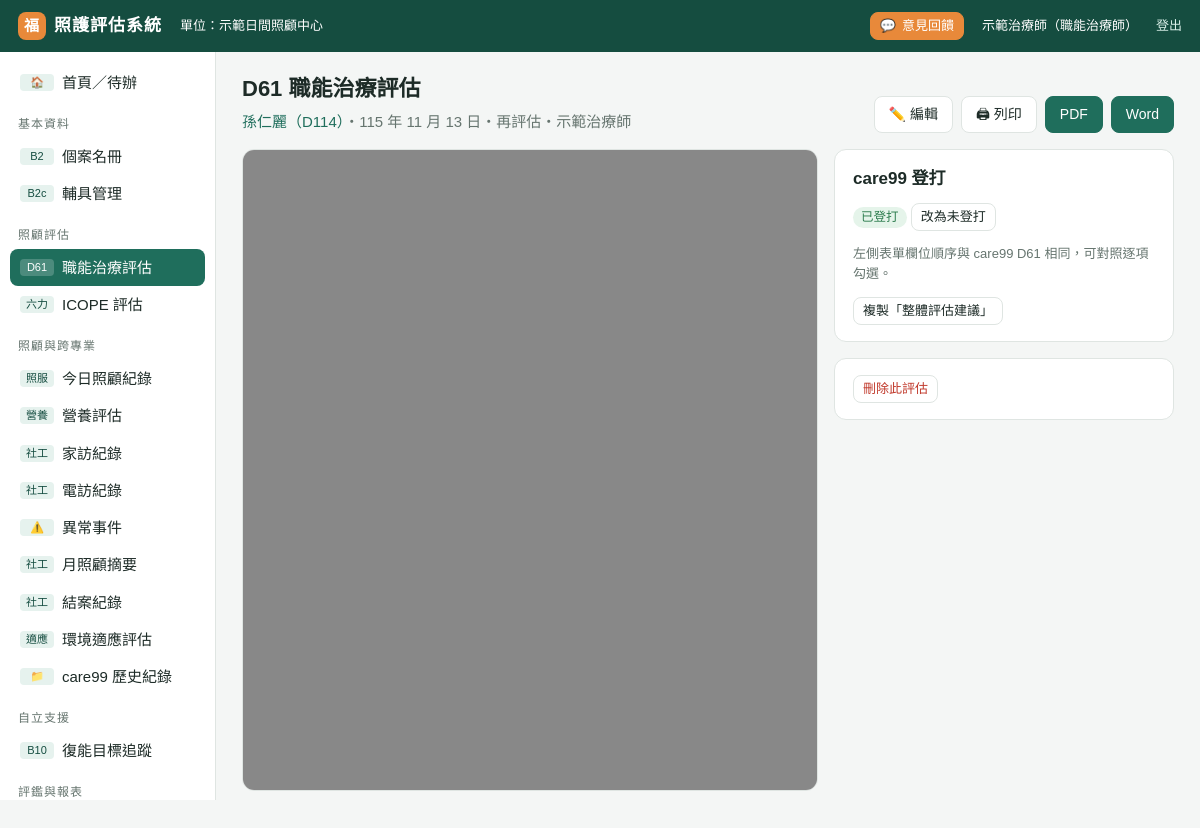
/a/43 (signed in), run on the app's committed database.
### tables this page shows
CREATE TABLE settings (key TEXT PRIMARY KEY, value TEXT);

CREATE TABLE assessments (id INTEGER PRIMARY KEY, client_id INTEGER, type TEXT, date TEXT,
  assessor TEXT, kind TEXT, data TEXT, summary TEXT, note TEXT, next_due TEXT, keyed INTEGER DEFAULT 0,
  created TEXT, updated TEXT, source_id TEXT);

### app.py (the view)
@app.route("/a/<int:aid>")
@login_required
def assess_view(aid):
    a = get_assess(aid)
    c = get_client(a["client_id"])
    c["age"] = age_at(c.get("birth"), a["date"])
    prev = None
    if a["type"] == "D61":
        older = [x for x in client_assess(c["id"], ["D61"]) if (x["date"], x["id"]) < (a["date"], a["id"])]
        prev = older[0] if older else None
    return render_template("assess_view.html", a=a, c=c, prev=prev,
                           changes=S.compare_d61(prev["data"], a["data"]) if prev else [],
                           judge=S.icope_auto(a["data"]) if a["type"] == "ICOPE" else None)

### app.py (called while the page is built)
def db():
    if "db" not in g:
        g.db = sqlite3.connect(DB_PATH)
        g.db.row_factory = sqlite3.Row
        g.db.execute("PRAGMA foreign_keys=ON")
    return g.db

@app.teardown_appcontext
def _close(_):
    d = g.pop("db", None)
    if d is not None:
        d.close()

def setting(key):
    r = db().execute("SELECT value FROM settings WHERE key=?", (key,)).fetchone()
    return r["value"] if r else DEFAULT_SETTINGS.get(key, "")

def to_date(s):
    if not s:
        return None
    if isinstance(s, (date, datetime)):
        return s if isinstance(s, date) and not isinstance(s, datetime) else s.date()
    s = str(s).strip().replace(".", "/").replace("-", "/")
    parts = s.split("/")
    try:
        y, m, d = (int(p) for p in parts[:3])
    except ValueError:
        return None
    if y < 1000:
        y += 1911
    try:
        return date(y, m, d)
    except ValueError:
        return None

def roc(s, sep="/"):
    d = to_date(s)
    return f"{d.year - 1911}{sep}{d.month:02d}{sep}{d.day:02d}" if d else ""

def roc_long(s):
    d = to_date(s)
    return f"{d.year - 1911} 年 {d.month} 月 {d.day} 日" if d else "　　 年　 月　 日"

def age_at(birth, on=None):
    b = to_date(birth)
    if not b:
        return None
    on = to_date(on) or date.today()
    return on.year - b.year - ((on.month, on.day) < (b.month, b.day))

def client_dict(row, on=None):
    c = dict(row)
    c["age"] = age_at(c.get("birth"), on)
    c["label"] = f"{c['name']}（{c['case_no']}）" if c.get("case_no") else c["name"]
    return c

def get_client(cid):
    r = db().execute("SELECT * FROM clients WHERE id=?", (cid,)).fetchone()
    if not r:
        abort(404)
    return client_dict(r)

def assess_dict(row):
    a = dict(row)
    a["data"] = json.loads(a["data"] or "{}")
    return a

def get_assess(aid):
    r = db().execute("SELECT * FROM assessments WHERE id=?", (aid,)).fetchone()
    if not r:
        abort(404)
    return assess_dict(r)

def client_assess(cid, types=None):
    q = "SELECT * FROM assessments WHERE client_id=?"
    args = [cid]
    if types:
        q += " AND type IN (%s)" % ",".join("?" * len(types))
        args += list(types)
    rows = [assess_dict(r) for r in db().execute(q + " ORDER BY date DESC, id DESC", args)]
    real = {(a["type"], a["date"]) for a in rows if "HIST" not in a["type"]}
    return [a for a in rows if not ("HIST" in a["type"] and (a["type"].replace("_HIST", ""), a["date"]) in real)]

### templates/assess_view.html (shortened to what this page needs)
{% extends "base.html" %}
{% block body %}
<div class="pagehead">
  <div><h1>{{ 'D61 職能治療評估' if a.type=='D61' else '六力 ICOPE 評估' }}</h1>
  <div class="muted"><a href="{{ url_for('client_view', cid=c.id) }}">{{ c.label }}</a>・{{ a.date|roc_long }}・{{ a.kind }}・{{ a.assessor }}</div></div>
  <div class="btns">
    <a class="btn" href="{{ url_for('assess_edit', typ=a.type|lower, aid=a.id) }}">✏️ 編輯</a>
    <a class="btn" href="{{ url_for('print_assess', aid=a.id) }}" target="_blank">🖨 列印</a>
    <a class="btn pri" href="{{ url_for('export_assess', aid=a.id, fmt='pdf') }}">PDF</a>
    <a class="btn pri" href="{{ url_for('export_assess', aid=a.id, fmt='docx') }}">Word</a>
  </div>
</div>
<div class="grid view-grid">
<div class="card frame-card hide-m" style="padding:0;overflow:hidden"><iframe src="{{ url_for('print_assess', aid=a.id) }}" class="preview"></iframe></div>
<div>
  {% if a.type=='D61' %}
  <div class="card">
    <h2>care99 登打</h2>
    <form method="post" action="{{ url_for('assess_keyed', aid=a.id) }}">
      {% if a.keyed %}<span class="b ok">已登打</span> <button class="btn sm">改為未登打</button>
      {% else %}<span class="b warn">尚未登打</span> <button class="btn sm pri">標記為已登打</button>{% endif %}
    </form>
    <p class="small muted">左側表單欄位順序與 care99 D61 相同，可對照逐項勾選。</p>
    <button class="btn sm" onclick="navigator.clipboard.writeText(document.getElementById('sm').textContent);this.textContent='已複製 ✓'">複製「整體評估建議」</button>
  </div>
  {% endif %}
  <div class="card"><form method="post" action="{{ url_for('assess_delete', aid=a.id) }}" onsubmit="return confirm('確定刪除這筆評估？刪除後無法復原（每日自動備份可找回）。')">
    <button class="btn sm danger">刪除此評估</button></form></div>
</div>
</div>
{% endblock %}

### templates/base.html (shortened to what this page needs)
<!doctype html>
<html lang="zh-Hant">
<head>
<link rel="stylesheet" href="{{ url_for('static', filename='app.css', v=css_ver()) }}">
</head>
<body>
{% set ep = request.endpoint %}
{% set typ = (request.view_args or {}).get('typ', '')|lower %}
<div class="top">
  <a class="logo" href="{{ url_for('home') }}"><i>福</i><span>照護評估系統</span></a>
  <span class="small hide-m">單位：{{ center }}</span>
  <a class="btn sm acc fb-btn" href="{{ url_for('feedback', page=request.path) }}">💬<span class="hide-m"> 意見回饋</span></a>
  <span class="small hide-m">{{ me.name }}{% if me.title %}（{{ me.title }}）{% endif %}</span>
  <a class="small hide-m" href="{{ url_for('logout') }}">登出</a>
</div>
<div class="wrap">
<nav class="side">
  <a href="{{ url_for('home') }}" class="{{ 'on' if ep=='home' }}"><code>🏠</code><span>首頁／待辦</span></a>
  <div class="grp">基本資料</div>
  <a href="{{ url_for('clients') }}" class="{{ 'on' if ep in ('clients','client_view','client_edit') }}"><code>B2</code><span>個案名冊</span></a>
  <a href="{{ url_for('aids') }}" class="{{ 'on' if ep=='aids' }}"><code>B2c</code><span>輔具管理</span></a>
  <div class="grp">照顧評估</div>
  <a href="{{ url_for('assess_list', typ='d61') }}" class="{{ 'on' if typ=='d61' or (ep=='assess_view' and a and a.type=='D61') }}"><code>D61</code><span>職能治療評估</span></a>
  <a href="{{ url_for('assess_list', typ='icope') }}" class="{{ 'on' if typ=='icope' or (ep=='assess_view' and a and a.type=='ICOPE') }}"><code>六力</code><span>ICOPE 評估</span></a>
  <div class="grp">照顧與跨專業</div>
  <a href="{{ url_for('daily') }}" class="{{ 'on' if ep=='daily' }}"><code>照服</code><span>今日照顧紀錄</span></a>
  <a href="{{ url_for('records_list', module='MNA') }}" class="{{ 'on' if ep in ('nutri_form',) or (ep in ('records_list','record_view') and (request.view_args or {}).get('module')=='MNA') }}"><code>營養</code><span>營養評估</span></a>
  <a href="{{ url_for('records_list', module='HV') }}" class="{{ 'on' if ep=='hv_form' or (ep in ('records_list','record_view') and (request.view_args or {}).get('module')=='HV') }}"><code>社工</code><span>家訪紀錄</span></a>
  <a href="{{ url_for('records_list', module='PC') }}" class="{{ 'on' if (ep in ('simple_form','pc_batch') and (request.view_args or {}).get('mod','PC')=='PC') or (ep in ('records_list','record_view') and (request.view_args or {}).get('module')=='PC') }}"><code>社工</code><span>電訪紀錄</span></a>
  <a href="{{ url_for('records_list', module='IR') }}" class="{{ 'on' if (ep=='simple_form' and (request.view_args or {}).get('mod')=='IR') or (ep in ('records_list','record_view') and (request.view_args or {}).get('module')=='IR') }}"><code>⚠️</code><span>異常事件</span></a>
  <a href="{{ url_for('records_list', module='MS') }}" class="{{ 'on' if (ep=='simple_form' and (request.view_args or {}).get('mod')=='MS') or (ep in ('records_list','record_view') and (request.view_args or {}).get('module')=='MS') }}"><code>社工</code><span>月照顧摘要</span></a>
  <a href="{{ url_for('records_list', module='CL') }}" class="{{ 'on' if (ep=='simple_form' and (request.view_args or {}).get('mod')=='CL') or (ep in ('records_list','record_view') and (request.view_args or {}).get('module')=='CL') }}"><code>社工</code><span>結案紀錄</span></a>
  <a href="{{ url_for('records_list', module='EA') }}" class="{{ 'on' if (ep=='simple_form' and (request.view_args or {}).get('mod')=='EA') or (ep in ('records_list','record_view') and (request.view_args or {}).get('module')=='EA') }}"><code>適應</code><span>環境適應評估</span></a>
  <a href="{{ url_for('records_index') }}" class="{{ 'on' if ep=='records_index' or (ep in ('records_list','record_view') and (request.view_args or {}).get('module') not in ('MNA','HV','PC','IR','MS','CL','EA')) }}"><code>📁</code><span>care99 歷史紀錄</span></a>
  <div class="grp">自立支援</div>
  <a href="{{ url_for('goals') }}" class="{{ 'on' if ep in ('goals','goals_from_icope') }}"><code>B10</code><span>復能目標追蹤</span></a>
  <div class="grp">評鑑與報表</div>
</nav>
<main>
  {% block body %}{% endblock %}
</main>
</div>
</body>
</html>

### static/app.css (style rules this page uses)
:root { --brand: #1f6e5c; --brand-d: #154d40; --brand-l: #e6f2ee; --accent: #e8893a; --bg: #f4f6f5; --card: #fff; --line: #dfe5e2; --text: #1d2b27; --muted: #66756f; --bad: #c0392b; --bad-l: #fbe9e7; --warn: #b7791f; --warn-l: #fff4d6; --info: #2563a8; --info-l: #e3eefb; --ok: #2e7d4f; --ok-l: #e5f4ea; }
* { box-sizing: border-box; }
html, body { margin: 0; }
body { font-family: "PingFang TC", "Microsoft JhengHei", "Heiti TC", sans-serif; background: var(--bg); color: var(--text); font-size: 15px; line-height: 1.55; }
a { color: var(--brand); text-decoration: none; }
h1 { font-size: 22px; margin: 0 0 4px; }
h2 { font-size: 17px; margin: 0 0 10px; }
.muted { color: var(--muted); }
.small { font-size: 13px; }
.top { position: sticky; top: 0; z-index: 20; height: 52px; background: var(--brand-d); color: #fff; display: flex; align-items: center; padding: 0 18px; gap: 18px; }
.top .logo { font-weight: 700; font-size: 17px; letter-spacing: 1px; display: flex; align-items: center; gap: 8px; }
.top .logo i { width: 28px; height: 28px; border-radius: 8px; background: var(--accent); display: inline-grid; place-items: center; font-style: normal; font-size: 15px; }
.top a { color: #d9efe8; }
.wrap { display: flex; min-height: calc(100vh - 52px); }
nav.side { width: 216px; flex: none; background: #fff; border-right: 1px solid var(--line); padding: 12px 10px 40px; position: sticky; top: 52px; height: calc(100vh - 52px); overflow: auto; }
nav.side .grp { font-size: 12px; color: var(--muted); margin: 14px 8px 4px; letter-spacing: 1px; }
nav.side a { display: flex; gap: 8px; align-items: center; padding: 7px 10px; border-radius: 8px; color: var(--text); }
nav.side a.on { background: var(--brand); color: #fff; }
nav.side a code { min-width: 34px; text-align: center; font-size: 11px; background: var(--brand-l); color: var(--brand-d); padding: 0 5px; border-radius: 4px; font-family: inherit; }
nav.side a.on code { background: rgba(255,255,255,.2); color: #fff; }
main { flex: 1; padding: 20px 26px 60px; min-width: 0; }
.pagehead { display: flex; align-items: flex-end; gap: 12px; margin-bottom: 16px; flex-wrap: wrap; }
.card { background: var(--card); border: 1px solid var(--line); border-radius: 12px; padding: 16px 18px; margin-bottom: 16px; }
.grid { display: grid; gap: 16px; }
.b { display: inline-block; padding: 1px 8px; border-radius: 20px; font-size: 12.5px; white-space: nowrap; background: #eef1f0; color: #42514c; }
.b.ok, .b.正常, .b.進步, .b.無異常 { background: var(--ok-l); color: var(--ok); }
.btn { display: inline-flex; align-items: center; gap: 6px; padding: 7px 14px; border-radius: 8px; border: 1px solid var(--line); background: #fff; color: var(--text); cursor: pointer; font: inherit; font-size: 14px; white-space: nowrap; }
.btn.pri { background: var(--brand); color: #fff; border-color: var(--brand); }
.btn.acc { background: var(--accent); color: #fff; border-color: var(--accent); }
.btn.sm { padding: 3px 9px; font-size: 13px; }
.btn.danger { color: var(--bad); }
.btns { display: flex; gap: 8px; flex-wrap: wrap; align-items: center; }
.top .logo { color: #fff; text-decoration: none; }
.fb-btn { color: #fff !important; border-color: transparent; }
.view-grid { grid-template-columns: 1fr 340px; }
iframe.preview { width: 100%; height: 80vh; border: 0; background: #888; display: block; }

### data on the page
settings: value "示範日間照顧中心"
assessments: type "D61 職能治療評估", date|roc_long "115 年 11 月 13 日", kind "再評估", assessor "示範治療師"

### other printed values
{{ me.name }} "示範治療師"
{{ me.title }} "職能治療師"
{{ c.label }} "孫仁麗（D114）"
